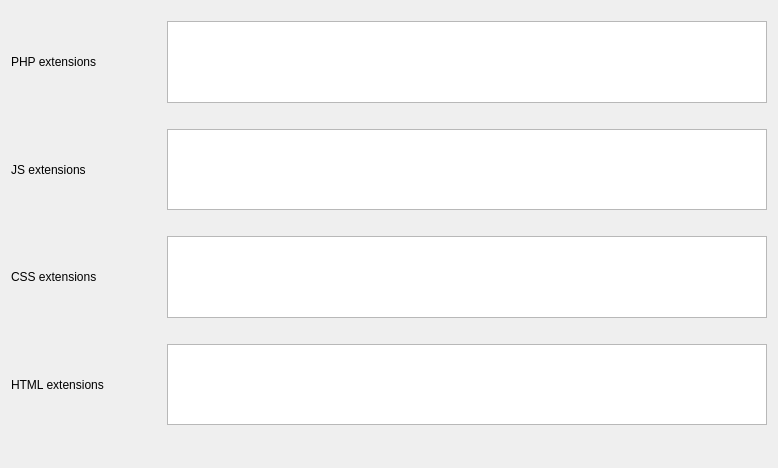
         <widget class="QWidget" name="scrollAreaWidgetContents_4">
          <property name="geometry">
           <rect>
            <x>0</x>
            <y>0</y>
            <width>778</width>
            <height>468</height>
           </rect>
          </property>
          <layout class="QVBoxLayout" name="verticalLayout_13">
           <item>
            <layout class="QHBoxLayout" name="phpTypesLayout">
             <property name="topMargin">
              <number>10</number>
             </property>
             <property name="bottomMargin">
              <number>10</number>
             </property>
             <item>
              <widget class="QLabel" name="phpTypesLabel">
               <property name="minimumSize">
                <size>
                 <width>150</width>
                 <height>0</height>
                </size>
               </property>
               <property name="text">
                <string>PHP extensions</string>
               </property>
              </widget>
             </item>
             <item>
              <widget class="QPlainTextEdit" name="phpTypesEdit">
               <property name="maximumSize">
                <size>
                 <width>16777215</width>
                 <height>100</height>
                </size>
               </property>
              </widget>
             </item>
            </layout>
           </item>
           <item>
            <layout class="QHBoxLayout" name="jsTypesLayout">
             <property name="topMargin">
              <number>10</number>
             </property>
             <property name="bottomMargin">
              <number>10</number>
             </property>
             <item>
              <widget class="QLabel" name="jsTypesLabel">
               <property name="minimumSize">
                <size>
                 <width>150</width>
                 <height>0</height>
                </size>
               </property>
               <property name="text">
                <string>JS extensions</string>
               </property>
              </widget>
             </item>
             <item>
              <widget class="QPlainTextEdit" name="jsTypesEdit">
               <property name="maximumSize">
                <size>
                 <width>16777215</width>
                 <height>100</height>
                </size>
               </property>
              </widget>
             </item>
            </layout>
           </item>
           <item>
            <layout class="QHBoxLayout" name="cssTypesLayout">
             <property name="topMargin">
              <number>10</number>
             </property>
             <property name="bottomMargin">
              <number>10</number>
             </property>
             <item>
              <widget class="QLabel" name="cssTypesLabel">
               <property name="minimumSize">
                <size>
                 <width>150</width>
                 <height>0</height>
                </size>
               </property>
               <property name="text">
                <string>CSS extensions</string>
               </property>
              </widget>
             </item>
             <item>
              <widget class="QPlainTextEdit" name="cssTypesEdit">
               <property name="maximumSize">
                <size>
                 <width>16777215</width>
                 <height>100</height>
                </size>
               </property>
              </widget>
             </item>
            </layout>
           </item>
           <item>
            <layout class="QHBoxLayout" name="htmlTypesLayout">
             <property name="topMargin">
              <number>10</number>
             </property>
             <property name="bottomMargin">
              <number>10</number>
             </property>
             <item>
              <widget class="QLabel" name="htmlTypesLabel">
               <property name="minimumSize">
                <size>
                 <width>150</width>
                 <height>0</height>
                </size>
               </property>
               <property name="text">
                <string>HTML extensions</string>
               </property>
              </widget>
             </item>
             <item>
              <widget class="QPlainTextEdit" name="htmlTypesEdit">
               <property name="maximumSize">
                <size>
                 <width>16777215</width>
                 <height>100</height>
                </size>
               </property>
              </widget>
             </item>
            </layout>
           </item>
           <item>
            <spacer name="fileTypesSpacer">
             <property name="orientation">
              <enum>Qt::Vertical</enum>
             </property>
             <property name="sizeHint" stdset="0">
              <size>
               <width>20</width>
               <height>40</height>
              </size>
             </property>
            </spacer>
           </item>
          </layout>
         </widget>
